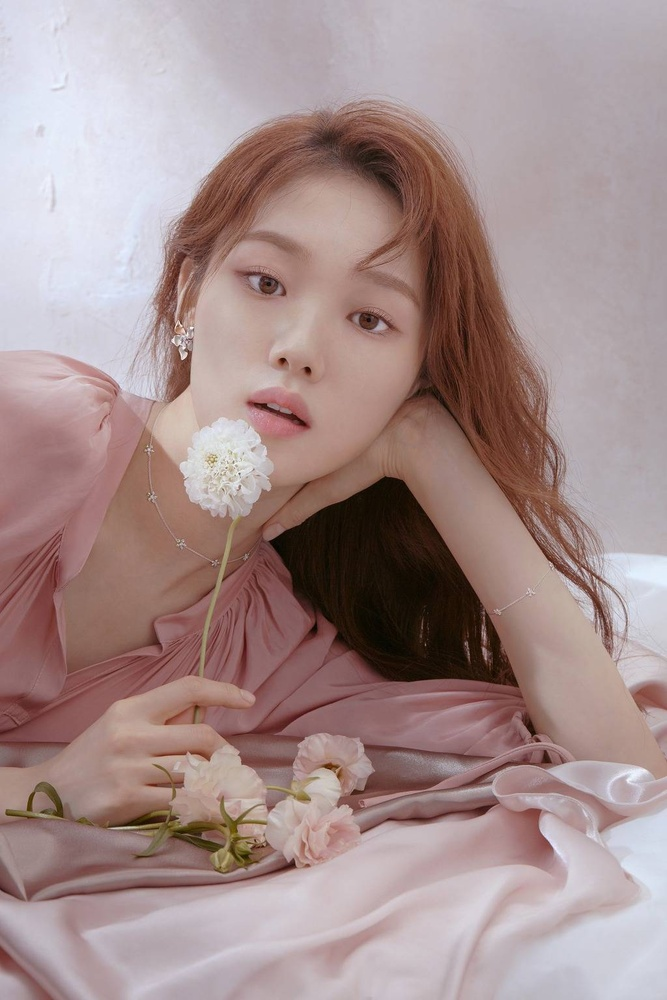
#> input picture Filter/lee-sung-kyung.jpg, 667 x 1000 px, shrunk from 1024 x 1536 before the run, found by its file name
$ python median.py
#> lines starting #> are read from the running program, lines starting #| are printed output that depends on the picture
import cv2
import numpy as np
from matplotlib import pyplot as plt

lsy = cv2.imread("D:\Work\Image_Processing\Blog\py_code\lee-sung-kyung.jpg",0)
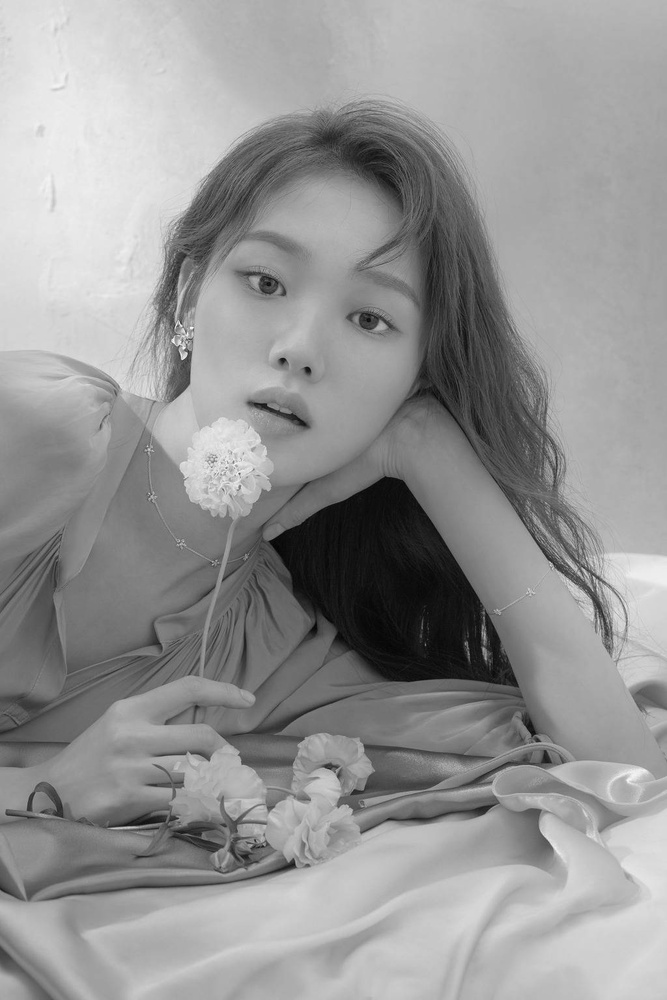
#> lsy: shape (1000, 667); min 2, max 252, mean 148.9

plt.subplot(1,4,1),plt.imshow(lsy,cmap = 'gray')
plt.title('original'), plt.xticks([]), plt.yticks([])

median3 = cv2.medianBlur(lsy,3)
plt.subplot(1,4,2),plt.imshow(median3,cmap = 'gray')
plt.title('median 3'), plt.xticks([]), plt.yticks([])

median5 = cv2.medianBlur(lsy,5)
plt.subplot(1,4,3),plt.imshow(median5,cmap = 'gray')
plt.title('median 5'), plt.xticks([]), plt.yticks([])

median7 = cv2.medianBlur(lsy,7)
plt.subplot(1,4,4),plt.imshow(median7,cmap = 'gray')
plt.title('median 7'), plt.xticks([]), plt.yticks([])

plt.show()
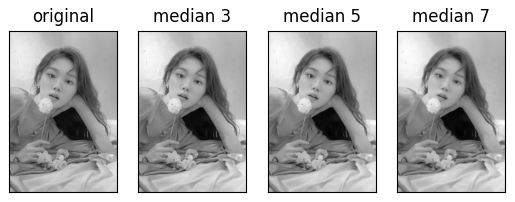
#> figure drawn by matplotlib, 4 panels
